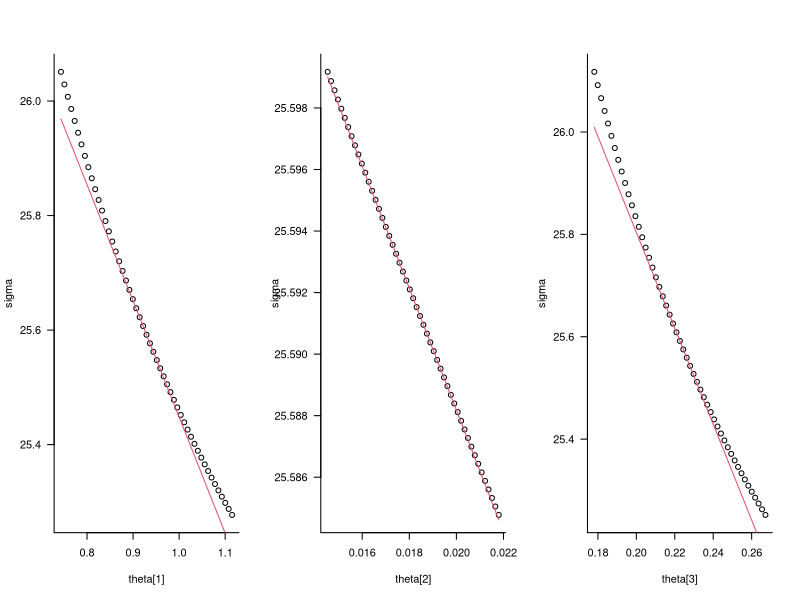

Recreate this plot in R. (Note: this script raises an error after producing the figure.)
## ---- chunk 1
library("lme4")
library("numDeriv")
library("ggplot2"); theme_set(theme_bw())
## ---- chunk 2
fm1 <- lmer(Reaction ~ Days + (Days | Subject), sleepstudy)
## ---- chunk 3
fm1.ML <- refitML(fm1)
## ---- chunk 4
library(nlme)
fm1.lme <- lme(Reaction ~ Days, random = ~Days| Subject, sleepstudy)
fm1.lme.ML <- update(fm1.lme,method="ML")
## ---- chunk 5
bmat <- function(t,n) {
    m <- matrix(0,n,n)
    diag(m) <- t
    m[,1] <- t
    m[1,1] <- 2*t
    return(m)
}
bigmat <- function(t) {
    n <- (sqrt(8*length(t)+1)-1)/2
    N <- n*(n+1)/2
    M <- matrix(0,N,N)
    svec <- n:1
    posvec <- cumsum(c(1,n:2))
    tc <- 1
    for (i in 1:n) {  ## horizontal blocks
        ipos <- posvec[i]
        for (j in i:n) { ## vertical blocks
            jpos <- posvec[j]
            hadj <- (j-i)
            yy <- (ipos+hadj):(ipos+hadj+svec[j]-1)
            xx <- jpos:(jpos+svec[j]-1)
            M[xx,yy] <- bmat(t[tc],svec[j])
            tc <- tc+1
        }
    }
    return(M)
}
## ---- chunk 6
## generate a model with a modified set of theta parameters
update.lmerMod <- function(object,theta,...) {
    if (missing(theta)) return(update.default(object,...))
    object2 <- object
    ## deep-copy the (only) reference-class slots ...
    object2@pp <- object@pp$copy()
    object2@resp <- object@resp$copy()
    object2@pp$setTheta(theta)
    dd <- as.function(object2)
    dval <- dd(theta)  ## update internal structures
    ## object2@resp$updateMu(object2@resp$mu)  ## ?? not helping/not necessary
    
    mkMerMod(environment(dd),
             opt=list(par=theta,fval=dval,conv=0),
             fr=model.frame(object2),
             reTrms=getME(object2,
                          c("Zt","Lambdat","Lind","theta",
                            "lower","flist","cnms","Gp"))
    )
}
## for GLMMs: update.glmerMod will need a beta parameter;
## object@pp$setBeta0(beta)
## dd <- update(object,devFunOnly=TRUE)
## parvec <- c(theta,beta)
## dval <- dd(parvec)
## opt=list(par=parvec,...)

## test: is it safe?
fm2 <- update(fm1,theta=c(2,2,2))
orig_theta <- getME(fm1,"theta")
stopifnot(identical(unname(getME(fm2,"theta")),c(2,2,2)))
stopifnot(identical(orig_theta,getME(fm1,"theta")))
tn <- function(object) {
    c(names(getME(object,"theta")),"sigma")
}
## compute standard deviations/correlations for a given theta vector
outfun <- function(object,t) {
    newmod <- update(object,theta=t)
    av <- as.data.frame(VarCorr(newmod),
                        order="lower.tri")
    r <- setNames(av[,"sdcor"],tn(object))
    return(r)
}
## ---- chunk 7
pp <- getME(fm1.ML,"theta")
Jmat <- jacobian(outfun,pp,object=fm1.ML)
slicefun <- function(pos) {
    tvec <- seq(0.8*pp[pos],1.2*pp[pos],length=51)
    svec <- sapply(tvec,function(x) {
                       pp2 <- pp
                       pp2[pos] <- x
                       outfun(fm1.ML,t=pp2)["sigma"]
                       })
    list(x=tvec,y=svec)
}
ss <- lapply(1:3,slicefun)
par(las=1,bty="l",mfrow=c(1,3))
for (i in 1:3) {
    plot(ss[[i]],xlab=paste0("theta[",i,"]"),ylab="sigma")
    curve((x-pp[i])*Jmat[4,i]+sigma(fm1.ML),add=TRUE,col=2)
}
## ---- chunk 8
up1 <- update(fm1,theta=c(2,2,2))
## update 'from scratch'
up2 <- suppressWarnings(update(fm1,
                               start=c(2,2,2),
                               control=lmerControl(optCtrl=list(maxfun=1))))
identical(unname(getME(up2,"theta")),c(2,2,2))
all.equal(sigma(up1),sigma(up2))
## ---- chunk 9
waldVar1 <- function(object) {
    pp <- getME(object,"theta") ## GLMM: unlist(getME(dd,c("theta","beta")))
    Jmat <- jacobian(outfun,pp,object=object)
    dimnames(Jmat) <- list(tn(object),paste0("theta",seq(ncol(Jmat))))
    dd <- as.function(object) ## deviance/REMLcrit function
    hh <- 1/2*hessian(dd,pp)  ## ... calculate information matrix ...
                              ## 1/2 = deviance to log-lik scale)
    ## vv <- solve(hh)        ## invert to get Wald vars of theta parameters
    ## m2 <- Jmat %*% vv %*% t(Jmat)  ## delta method
    ## slightly better linear algebra:
    m1 <- Jmat %*% solve(hh,t(Jmat))
    return(m1)
}
wsd1 <- sqrt(diag(waldVar1(fm1)))
wsd1.ML <- sqrt(diag(waldVar1(fm1.ML)))
## ---- chunk 10
waldVar2 <- function(object) {
    ## test for/warn if ML fit?
    dd <- lme4:::devfun2(object,useSc=TRUE,signames=FALSE)
    nvp <- length(attr(dd,"thopt"))+1 ## variance parameters (+1 for sigma)
    pars <- attr(dd,"optimum")[seq(nvp)] ## var params come first
    hh <- hessian(dd,pars)
    ## factor of 2: deviance -> negative log-likelihood
    vv <- 2*solve(hh)
    nn <- tn(object)
    dimnames(vv) <- list(nn,nn)
    return(vv)
}
## would be identical applied to fm1 (would get ML-ized anyway)
wsd2.ML <- sqrt(diag(waldVar2(fm1.ML)))
## ---- chunk 11
loglink <- poisson()[c("linkfun","linkinv","mu.eta")]
tanhlink <- list(linkfun=function(x) tanh(x/2),
                 linkinv=function(x) 2*atanh(x),
                 mu.eta=function(x) -2/(x^2-1) ## 1/(cosh(x)+1))
                 )
sqrtlink <- list(linkfun=sqrt,
                linkinv=function(x) x^2,
                mu.eta=function(x) 2*x)
identitylink <- list(linkfun=identity,linkinv=identity,
                     mu.eta=function(x) 1)
linktest <- function(link,value,verbose=FALSE) {
    with(link,
         {
             a1 <- all.equal(linkfun(linkinv(value)),value)
             a2 <- all.equal(grad(linkinv,value),mu.eta(value))
             if (verbose) {
                 cat("link/inv-link: ")
                 print(a1)
                 cat("gradient: ")
                 print(a2)
             }
             isTRUE(a1) && isTRUE(a2)
         })
}
stopifnot(linktest(loglink,0.8))
stopifnot(linktest(tanhlink,0.8))
stopifnot(linktest(sqrtlink,0.8))

conv <- function(est,sd,link,inv=TRUE) {
    with(link, {
         if (inv) {
             sd <- sd*mu.eta(est)
             est <- linkinv(est)
         } else {
             sd <- sd/mu.eta(linkfun(est))
             est <- linkfun(est)
         }
         list(est=est,sd=sd)
     })
}
## round-trip:
c0 <- list(est=0.5,sd=0.2)
c1 <- do.call(conv,c(c0,list(link=loglink,inv=TRUE)))
c2 <- do.call(conv,c(c1,list(link=loglink,inv=FALSE)))
stopifnot(all.equal(c0,c2))
c1 <- do.call(conv,c(c0,list(link=tanhlink,inv=TRUE)))
c2 <- do.call(conv,c(c1,list(link=tanhlink,inv=FALSE)))
stopifnot(all.equal(c0,c2))

##' variation of confint.default that allows for transformation
##' @param object an object with \code{coef} and \code{vcov} methods
##' @param parm a vector of numeric or character labels for parameters
##' @param level
##' @param either a single list with \code{linkinv}, \code{linkfun},
##' and \code{mu.eta} components, or a list with elements \code{trans}
##' (a list of transformation objects) and \code{pars} (a list of
##' numeric vectors of parameter indices corresponding to each transformation)
confint2 <- function (object, parm, level = 0.95,
          trans = NULL, ...) 
{
    cf <- coef(object)
    pnames <- names(cf)
    if (missing(parm)) 
        parm <- pnames
    else if (is.numeric(parm)) 
        parm <- pnames[parm]
    a <- (1 - level)/2
    a <- c(a, 1 - a)
    pct <- stats:::format.perc(a, 3)
    fac <- qnorm(a)
    ci <- array(NA, dim = c(length(parm), 2L),
                dimnames = list(parm, pct))
    ses <- sqrt(diag(vcov(object)))[parm]
    ci[] <- cf[parm] + ses %o% fac
    if (!is.null(trans)) {
        if (all(c("linkinv","linkfun","mu.eta") %in% names(trans))) {
            ## trans is given just as a link object -- convert
            ## to full list (excluding param #1 by default)
            npar <- length(cf)
            trans <- list(links=trans,pars=2:npar)
        }
        for (i in seq_along(trans$pars)) {
            p <- trans$pars[[i]]
            lf <- trans$links[[i]]
            for (j in p) {
                cc <- conv(cf[j],ses[j],link=lf,inv=FALSE)
                ci[j,] <- lf$linkinv(cc$est + fac*cc$sd)
            }
        }
    }
    ci
}
## test
set.seed(101)
dd <- data.frame(x=1:10,y=rnorm(10))
m1 <- lm(y~x,dd)
stopifnot(all.equal(confint2(m1),confint.default(m1)))
## ---- chunk 12
pars <- as.data.frame(VarCorr(fm1.ML),order="lower.tri")[,"sdcor"]
names(pars) <- tn(fm1.ML)
vhack1 <- list(coefficients=pars,vcov=waldVar1(fm1.ML))
vhack2 <- list(coefficients=pars,vcov=waldVar2(fm1.ML))
vcov.default <- function(object,...) object$vcov
## convert variance parameters to log scale,
## correlation to atanh scale (to match lme)
trans_list1 <- list(links=list(loglink,tanhlink),
                    pars=list(c(1,3,4),2))
(wc1S <- confint2(vhack1,trans=trans_list1))
(wc2S <- confint2(vhack2,trans=trans_list1))
## non-scaled versions for comparison
wc1 <- confint2(vhack1)
wc2 <- confint2(vhack2)
## ---- chunk 13
(lmeint <- intervals(fm1.lme.ML,which="var-cov"))
## ---- chunk 14
## automatically ML-ified
pp <- profile(fm1,which="theta_",signames=FALSE)
## ---- chunk 15
dfprof <- as.data.frame(pp)
mframe <- data.frame(.par=levels(dfprof$.par),ctr=pars,slope=1/wsd2.ML)
dfprof <- merge(dfprof,mframe)
ggplot(dfprof,aes(.focal,.zeta))+geom_line()+geom_point(size=0.8)+
    facet_wrap(~.par,scale="free")+
    geom_hline(yintercept=0,color="gray")+
    geom_hline(yintercept=c(-1.96,1.96),color="gray",lty=2)+
    geom_line(aes(y=(.focal-ctr)*slope),color="red")
## ---- chunk 16
pci <- confint(pp)
nf  <- function(x) setNames(as.data.frame(x),c("lwr","upr"))
lme4Dat <- rbind(
   data.frame(method="profile_lme4",
              par=tn(fm1),est=pars,nf(pci)),
    data.frame(method="Wald1",
               par=rownames(wc1S),est=pars,nf(wc1S)),
    data.frame(method="Wald2",
               par=rownames(wc2S),est=pars,nf(wc2S)),
    data.frame(method="Wald1_noscale",
               par=rownames(wc1),est=pars,nf(wc1)),
    data.frame(method="Wald2_noscale",
               par=rownames(wc2),est=pars,nf(wc2)))

lmeDat <- data.frame(method="Wald_lme",
     par=tn(fm1),est=pars, ## close enough to identical
     rbind(nf(lmeint$reStruct$Subject[c(1,3,2),c(1,3)]),
           nf(rbind(lmeint$sigma[c(1,3)]))))
allDat <- rbind(lme4Dat,lmeDat)
newlev <- c("Wald1_noscale","Wald1","Wald2_noscale","Wald2",
            "Wald_lme","profile_lme4")
allDat <- transform(allDat,method=factor(method,level=newlev))
ggplot(allDat,aes(par,est,ymin=lwr,ymax=upr,colour=method))+
    geom_pointrange(position=position_dodge(width=0.5))+
    facet_wrap(~par,scale="free",nrow=1)+
        scale_x_discrete(breaks=NULL)+
            labs(x="",y="Standard deviation/correlation")+
                scale_colour_brewer(palette="Paired")
